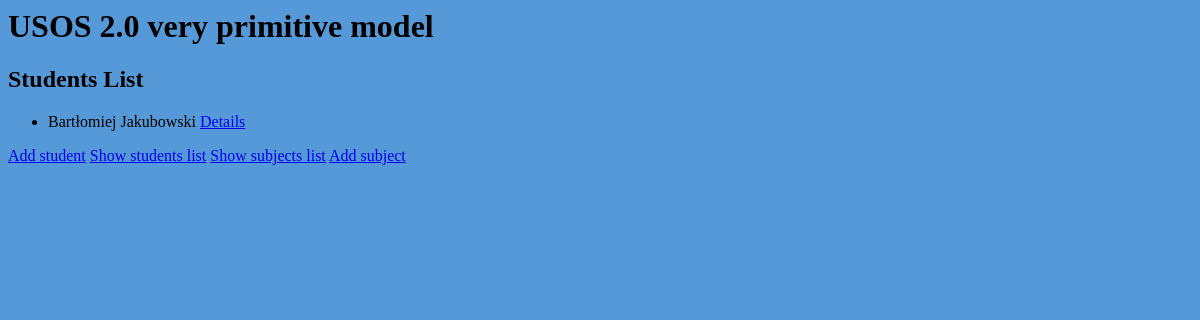
The page /usosdwa/lista_studentow on the database as committed earlier.
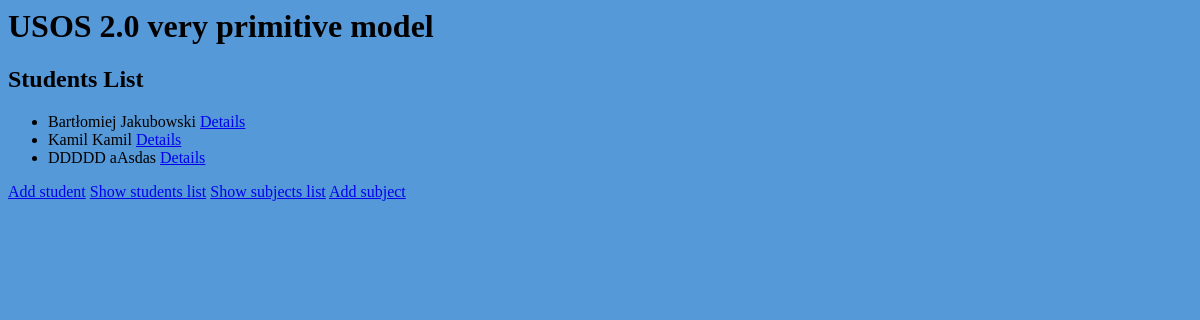
The same page on the database as committed later.
### myapp/models.py (models this page shows, shortened)
class Student(models.Model):
	numer_id = models.IntegerField()
	first_name = models.CharField(max_length=50)
	surname = models.CharField(max_length=100)
	semester = models.IntegerField()
	specjalizejszyn = models.CharField(max_length=10)

### myapp/views.py (the view)
# urls.py: path('lista_studentow',views.students_index, name='students-index'),
def students_index(request):
	template = loader.get_template("myapp/index.html")
	context = {"students": Student.objects.all()}
	return HttpResponse(template.render(context, request))

### myapp/templates/myapp/index.html
{% extends "myapp/base.html" %}
{% block content %}
		<h2>Students List</h2>
		<ul>
			{% for student in students %}
			<li>
				{{student.first_name}} {{student.surname}} <a href="student/{{student.id}}">Details</a>
			</li>
			{% endfor %}
		</ul>
{% endblock %}

### myapp/templates/myapp/base.html (shortened to what this page needs)
<html>
	<head>
			<h1>USOS 2.0 very primitive model</h1>
	</head>
	<body style="background-color:#5699d9;">
	{% block content %}{% endblock %}
	<a href="{% url 'student-add' %}">Add student</a>
	<a href="{% url 'students-index' %}">Show students list</a>
	<a href="{% url 'subjects-index' %}">Show subjects list</a>
	<a href="{% url 'subject-add' %}">Add subject</a>
	</body>
</html>

Rows that differ between the two databases and show on the page:
added Student: first_name "Kamil", surname "Kamil"
added Student: first_name "DDDDD", surname "aAsdas"
